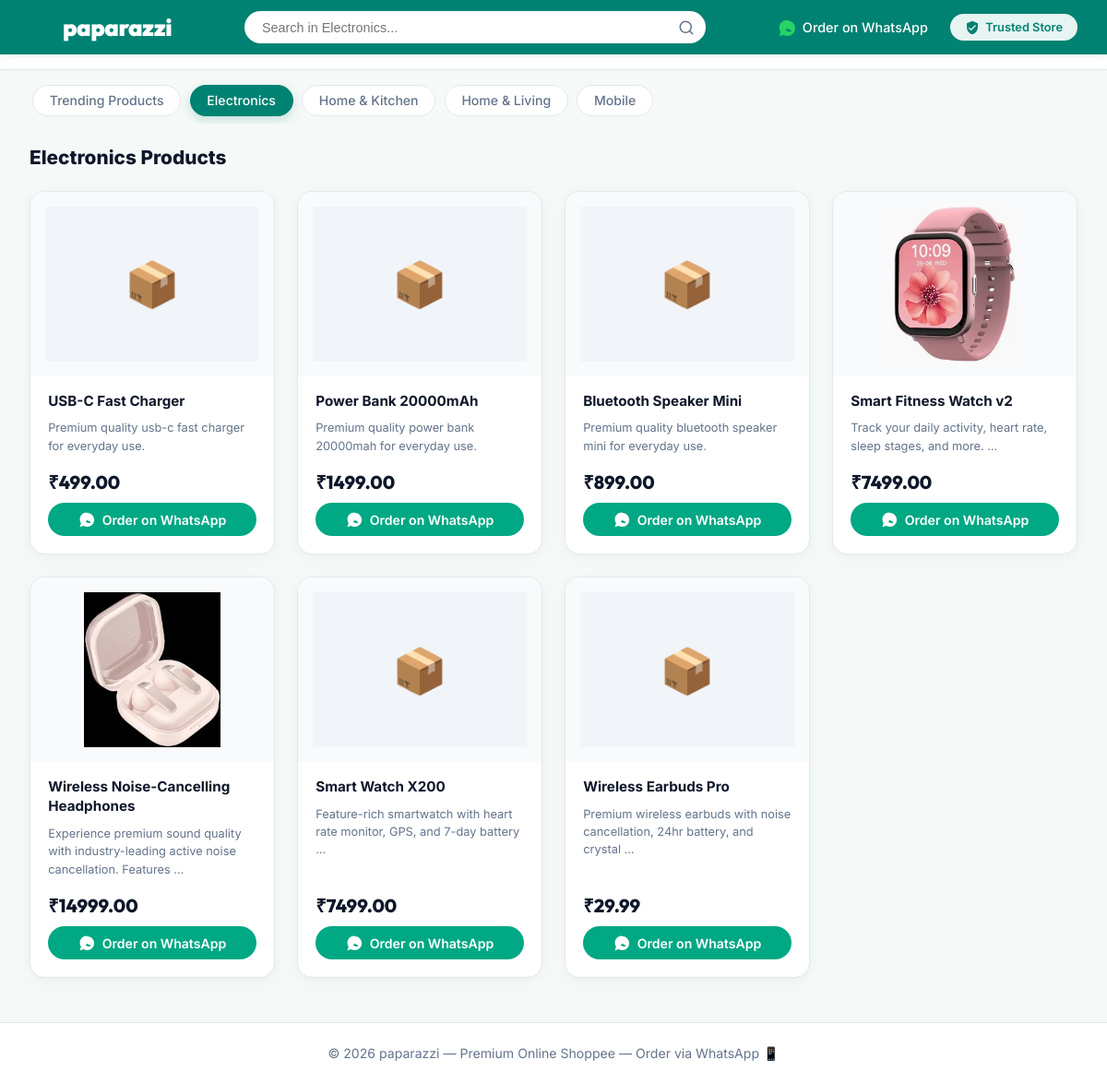
The page /category/electronics/ on the database as committed earlier.
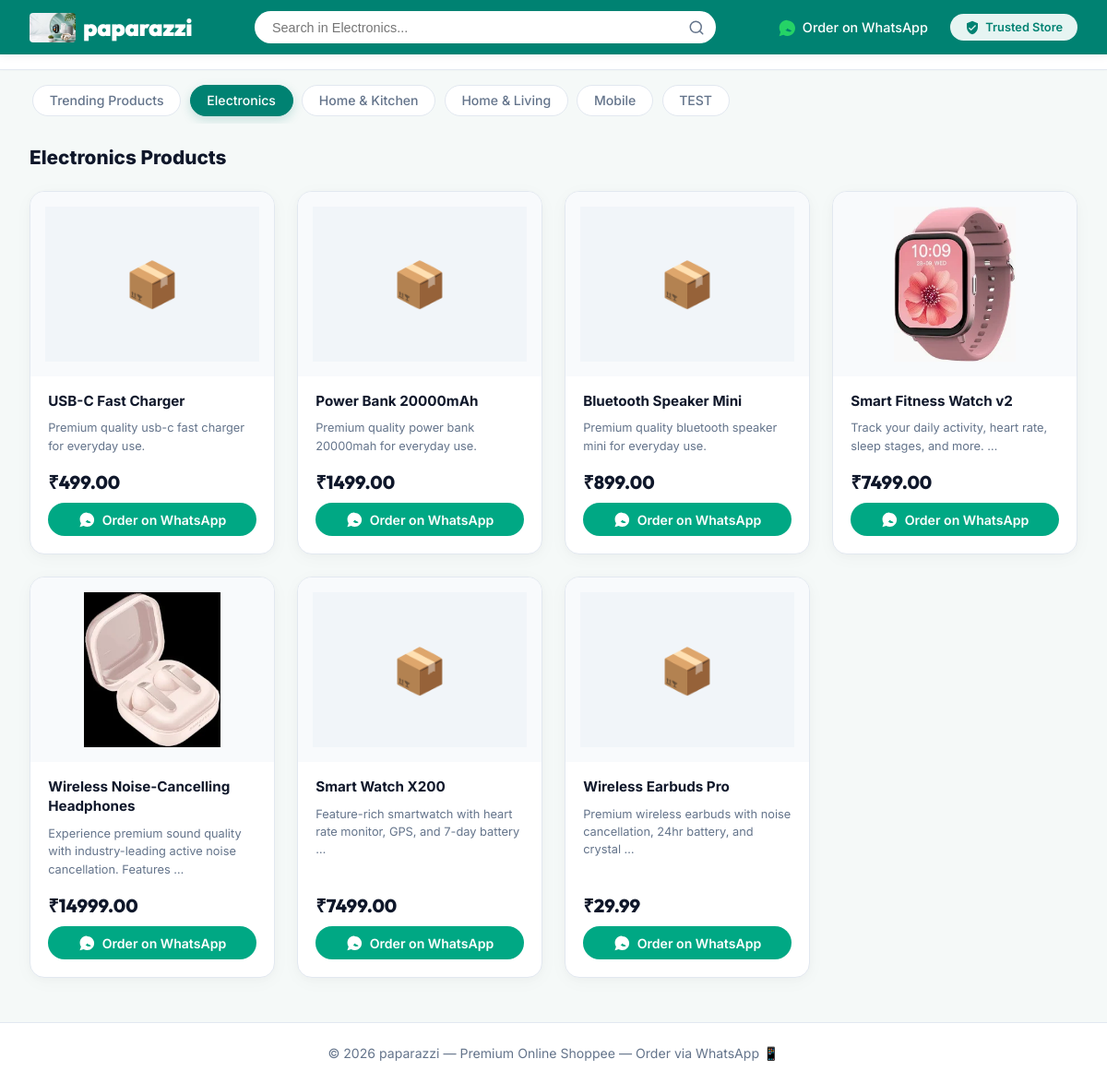
The same page on the database as committed later.
### store/models.py (models this page shows, shortened)
class StoreConfiguration(models.Model):
    site_name = models.CharField(max_length=100, default="JustClick")
    site_tagline = models.CharField(max_length=255, default="Shop Smarter, Order via WhatsApp")
    whatsapp_number = models.CharField(max_length=20, default="1234567890", help_text="Business WhatsApp phone number")
    logo = models.ImageField(upload_to='store/', blank=True, null=True, help_text="Upload custom store logo. For best styling, please upload a small image with a height around 32px to 40px, ideally a transparent PNG/SVG (fallback to default SVG logo if empty)")
    hero_title = models.CharField(max_length=255, default="Shop Smart.<br>Order Instantly via <span>WhatsApp</span>", help_text="HTML tags like <span> are allowed for styling")
    hero_subtitle = models.TextField(default="Quality products, best prices and fast delivery. Just choose and order on WhatsApp!")
    hero_banner = models.ImageField(upload_to='store/', blank=True, null=True, help_text="Upload custom hero banner image (fallback to default generated image if empty)")
    class Meta:
        verbose_name = "Store Configuration"
        verbose_name_plural = "Store Configuration"

class Category(models.Model):
    name = models.CharField(max_length=100, unique=True)
    slug = models.SlugField(max_length=110, unique=True, blank=True)
    class Meta:
        verbose_name_plural = "Categories"
        ordering = ["name"]

class Product(models.Model):
    category   = models.ForeignKey(Category, related_name='products', on_delete=models.CASCADE)
    name       = models.CharField(max_length=150)
    slug       = models.SlugField(max_length=160, unique=True, blank=True)
    description = models.TextField(blank=True)
    price      = models.DecimalField(max_digits=10, decimal_places=2)
    stock      = models.PositiveIntegerField(default=0)
    image      = models.ImageField(upload_to='products/', blank=True, null=True)
    is_featured = models.BooleanField(default=False, help_text="Show this product in the Featured Products section on the homepage")
    created_at = models.DateTimeField(auto_now_add=True)
    updated_at = models.DateTimeField(auto_now=True)
    class Meta:
        ordering = ["-created_at"]
        indexes = [models.Index(fields=["slug"])]
    def whatsapp_url(self):
        config = StoreConfiguration.objects.first()
        phone = config.whatsapp_number if config else WHATSAPP_PHONE
        msg = (
            f"Hello! I'd like to order:\n\n"
            f"*{self.name}*\n"
            f"Category: {self.category.name}\n"
            f"Price: ₹{self.price}\n\n"
            f"Please let me know availability. Thank you!"
        )
        encoded = urllib.parse.quote(msg)
        return f"https://wa.me/{phone}?text={encoded}"

### store/views.py (the view)
# urls.py: path('category/<slug:slug>/', views.CategoryView.as_view(), name='category'),
class CategoryView(ListView):
    model = Product
    template_name = 'store/category.html'
    context_object_name = 'products'
    def get_queryset(self):
        self.category = get_object_or_404(Category, slug=self.kwargs['slug'])
        queryset = Product.objects.filter(category=self.category)
        q = self.request.GET.get('q', '').strip()
        if q:
            queryset = queryset.filter(Q(name__icontains=q) | Q(description__icontains=q))
        return queryset
    def get_context_data(self, **kwargs):
        context = super().get_context_data(**kwargs)
        context['category'] = self.category
        context['categories'] = Category.objects.all()
        q = self.request.GET.get('q', '').strip()
        if q:
            context['search_query'] = q
        return context

### store/context_processors.py (called while the page is built)
def store_config(request):
    config = StoreConfiguration.objects.first()
    if not config:
        config = StoreConfiguration.objects.create()
    return {
        'site_config': config,
        'site_name': config.site_name,
        'site_tagline': config.site_tagline,
        'categories': Category.objects.all(),
    }

### templates/store/category.html (shortened to what this page needs)
{% extends 'base.html' %}
{% load static %}
{% block content %}
<section class="pills-section">
  <div class="pills-container">
    <a href="{% url 'home' %}#products-catalog" class="pill">Trending Products</a>
    {% for cat in categories %}
    <a href="{% url 'category' slug=cat.slug %}" class="pill {% if cat.slug == category.slug %}active{% endif %}">{{ cat.name }}</a>
    {% endfor %}
  </div>
</section>
<section class="workspace-section">
  <div class="section-grid">
    <div class="products-container">
      <div class="products-header">
        <h3 class="products-title">
          {{ category.name }} Products
        </h3>
      </div>
      <div class="grid grid-3">
        {% for product in products %}
        <div class="product-card">
          <div class="product-img-wrap">
            {% if product.image %}
            <img src="{{ product.image.url }}" alt="{{ product.name }}" class="product-img" />
            {% else %}
            <div class="product-img-placeholder">📦</div>
            {% endif %}
          </div>
          <div class="product-info">
            <h4 class="product-name">
              <a href="{% url 'product_detail' slug=product.slug %}">{{ product.name }}</a>
            </h4>
            <p class="product-desc">{{ product.description|truncatewords:10 }}</p>
            <div class="product-footer">
              <div class="product-price">₹{{ product.price }}</div>
              {% if product.stock > 0 %}
              <a href="{{ product.whatsapp_url }}" class="btn btn-whatsapp" target="_blank" rel="noopener">
                Order on WhatsApp
              </a>
              {% else %}
              <span class="btn btn-disabled">Out of Stock</span>
              {% endif %}
            </div>
          </div>
        </div>
        {% empty %}
        <p class="empty-msg">No products in this category yet.</p>
        {% endfor %}
      </div>
    </div>
  </div>
</section>
{% endblock %}

### templates/base.html (shortened to what this page needs)
<!DOCTYPE html>
<html lang="en">
<head>
  {% load static %}
  <link rel="stylesheet" href="{% static 'css/style.css' %}" />
</head>
<body>
  <nav class="navbar">
    <div class="nav-inner">
      <a href="{% url 'home' %}" class="nav-logo">
        {% if site_config.logo %}
        <img src="{{ site_config.logo.url }}" alt="{{ site_name }}" class="logo-img" />
        {% else %}
        <svg viewBox="0 0 24 24">
        </svg>
        {% endif %}
        <span class="logo-text">{{ site_name }}</span>
      </a>
      <div class="search-container">
        <form action="{% if category %}{% url 'category' slug=category.slug %}{% else %}{% url 'home' %}{% endif %}"
          method="GET" class="search-form">
          <input type="text" name="q" value="{{ search_query|default:'' }}"
            placeholder="{% if category %}Search in {{ category.name }}...{% else %}Search for products...{% endif %}"
            class="search-input" />
          <button type="submit" class="search-btn" aria-label="Search">
            <svg viewBox="0 0 24 24" fill="none" stroke="currentColor" stroke-width="2" stroke-linecap="round"
              stroke-linejoin="round">
              <circle cx="11" cy="11" r="8"></circle>
              <line x1="21" y1="21" x2="16.65" y2="16.65"></line>
            </svg>
          </button>
        </form>
      </div>
      <div class="nav-right-actions">
        <a href="https://wa.me/{{ site_config.whatsapp_number }}" target="_blank" rel="noopener"
          class="nav-action-link">
          <span>Order on WhatsApp</span>
        </a>
        <div class="trusted-badge">
          <svg viewBox="0 0 24 24">
            <path
              d="M12 1L3 5v6c0 5.55 3.84 10.74 9 12 5.16-1.26 9-6.45 9-12V5l-9-4zm-2 16l-4-4 1.41-1.41L10 14.17l6.59-6.59L18 9l-8 8z" />
          </svg>
          <span>Trusted Store</span>
        </div>
      </div>
    </div>
  </nav>
  <div class="sub-navbar">
    <div class="sub-nav-inner">
    </div>
  </div>
  <main class="site-main">
    {% block content %}{% endblock %}
  </main>
  <footer class="site-footer">
    <p>© 2026 {{ site_name }} &mdash; Premium Online Shoppee &mdash; Order via WhatsApp 📱</p>
  </footer>
</body>
</html>

Rows that differ between the two databases and show on the page:
changed StoreConfiguration "paparazzi": logo: picture added
added Category: name "TEST"
